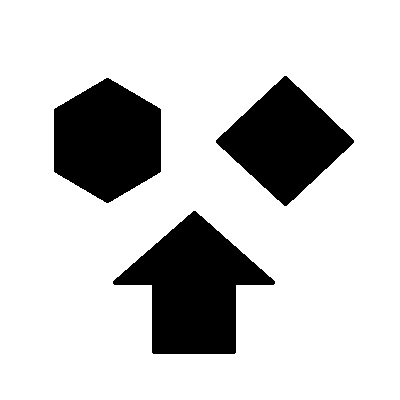
#> input picture t16 - t30/t-27/img-paint.jpg, 400 x 400 px, found by its file name
$ python t-27.py
#> lines starting #> are read from the running program, lines starting #| are printed output that depends on the picture; after the words box and inside, x2 and y2 are one past the last pixel; in counts of white or black regions, pixels touching at a corner belong together
import cv2 as cv
import numpy as np
import random


img = cv.imread("/home/andre/Área de Trabalho/training/codigos/t-27/img-paint.jpg", 0)
#> img is the input picture: shape (400, 400); min 0, max 255, mean 204.8
rows, cols = img.shape[:2]
#> rows = 400; cols = 400
imgGrow = np.zeros((rows, cols, 3), np.uint8)
imgSupport = np.zeros((rows, cols, 1), np.uint8)


objects = 0
form = 0
xMax = 0
xMin = 0
yMax = 0
yMin = 0
r = 0
g = 0
b = 0
for row in range(rows):
    for col in range(cols):
        if img[row, col] == 0 and imgSupport[row, col] == 0:
            objects += 1
            imgSupport[row, col] = 255

            imgGrow[row, col, 2] = r
            imgGrow[row, col, 1] = g
            imgGrow[row, col, 0] = b

            yMin, yMax, xMin, xMax = row, row, col, col

            if objects == 0:
                r -= random.randint(0, 256)
                g += random.randint(0, 256)
                b -= random.randint(0, 256)
            if objects%2 == 0:
                r += random.randint(0, 256)
                g -= random.randint(0, 256)
                b += random.randint(0, 256)
            if objects%2 != 0:
                r -= random.randint(0, 256)
                g -= random.randint(0, 256)
                b -= random.randint(0, 256)

            current = 1
            previous = 0

            while current != previous:
                current = previous
                print("I'm growing, patience please.......")
                for row1 in range(rows):
                    for col1 in range(cols):
                        if imgSupport[row1, col1] == 255:
                            for j in range(-1, 2):
                                for i in range(-1, 2):
                                    if img[row1 - j, col1 - i] < 127 and imgSupport[row1 - j, col1 - i] != 255:
                                        imgGrow[row1 - j, col1 - i, 2] = r
                                        imgGrow[row1 - j, col1 - i, 1] = g
                                        imgGrow[row1 - j, col1 - i, 0] = b
                                        imgSupport[row1 - j, col1 - i] = 255
                                        img[row1 - j, col1 - i] = 255
                                        previous += 1

                                        if xMin > col1 - i:
                                            xMin = col1 - i
                                        if xMax < col1 - i:
                                            xMax = col1 - i
                                        if yMax < row1 - j:
                                            yMax = row1 - j
                    cv.imshow("objects", img)
                    cv.waitKey(3)
            print("Object growed")
            form +=1
            cv.rectangle(imgSupport, (xMin, yMin), (xMax,yMax), (255, 255, 0), 1)
            rect = imgGrow[yMin-2:yMax+2, xMin-2:xMax+2]
            cv.imwrite(f"Highlighted {form}.jpg",rect)
            cv.imshow(f"Highlighted {form}", rect)
#> img: shape (400, 400); 19.68% of pixels changed, all inside (x1, y1, x2, y2) = (54, 76, 354, 354)
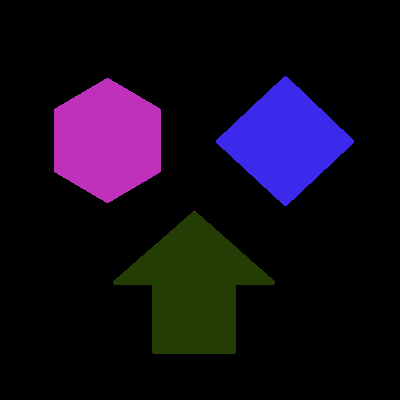
#> imgGrow: shape (400, 400, 3); mean of channels 0, 1, 2 25.7, 10.1, 18.2; drawn as B, G, R
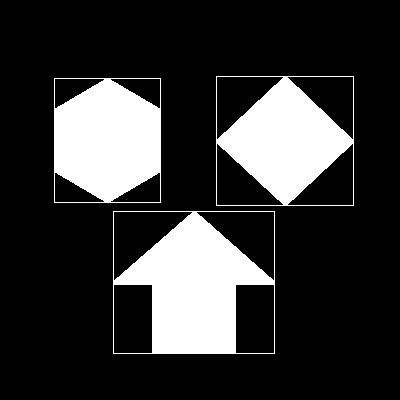
#> imgSupport: shape (400, 400, 1); 20.5% white; 3 white regions, box (x1, y1, x2, y2) and area: (113, 211, 275, 354) 12656, (54, 78, 161, 203) 10423, (216, 76, 354, 206) 9771
#> after the loop, b = 4; form = 3; g = -707; objects = 3; r = -220


cv.waitKey(0)
